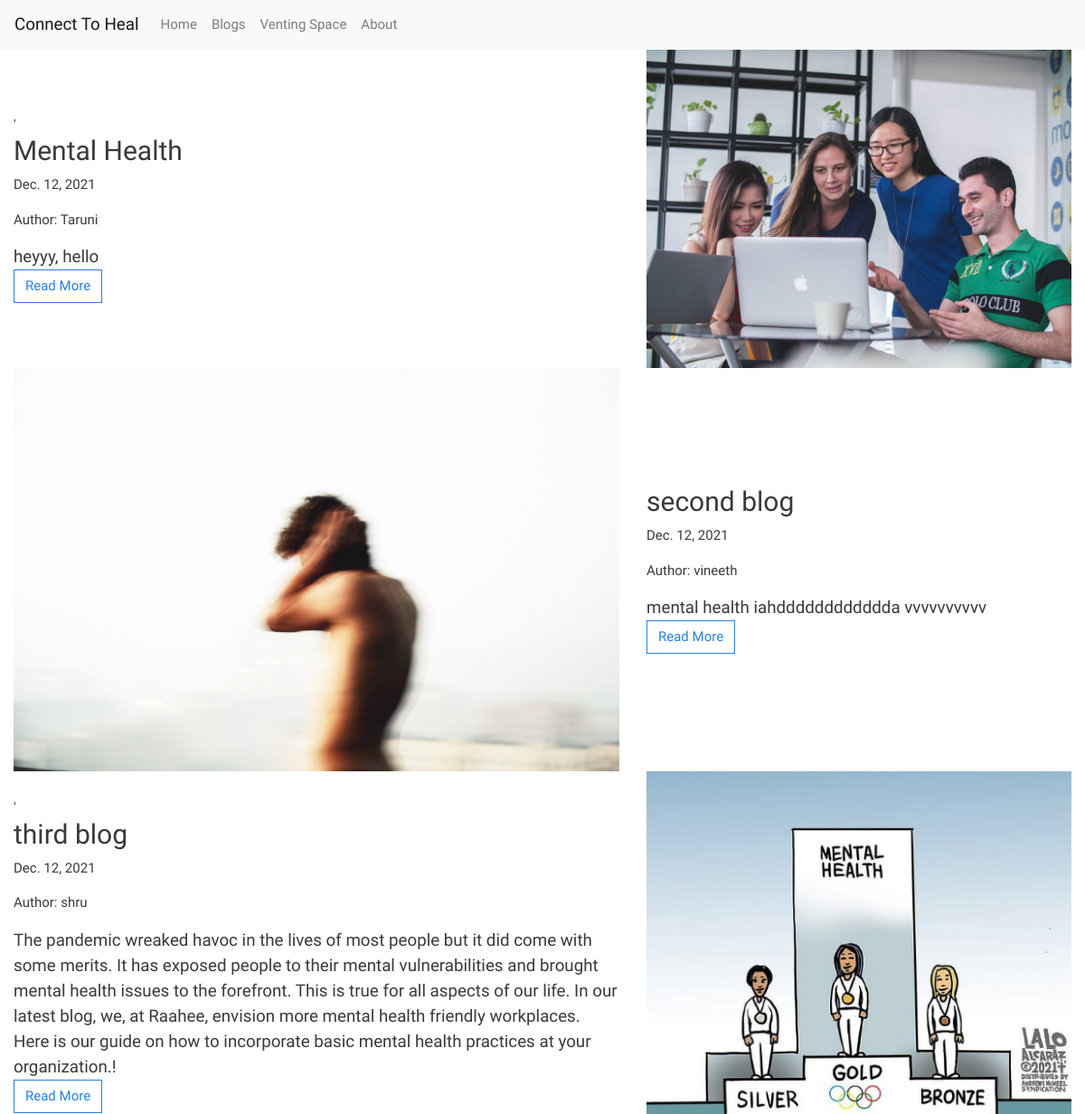
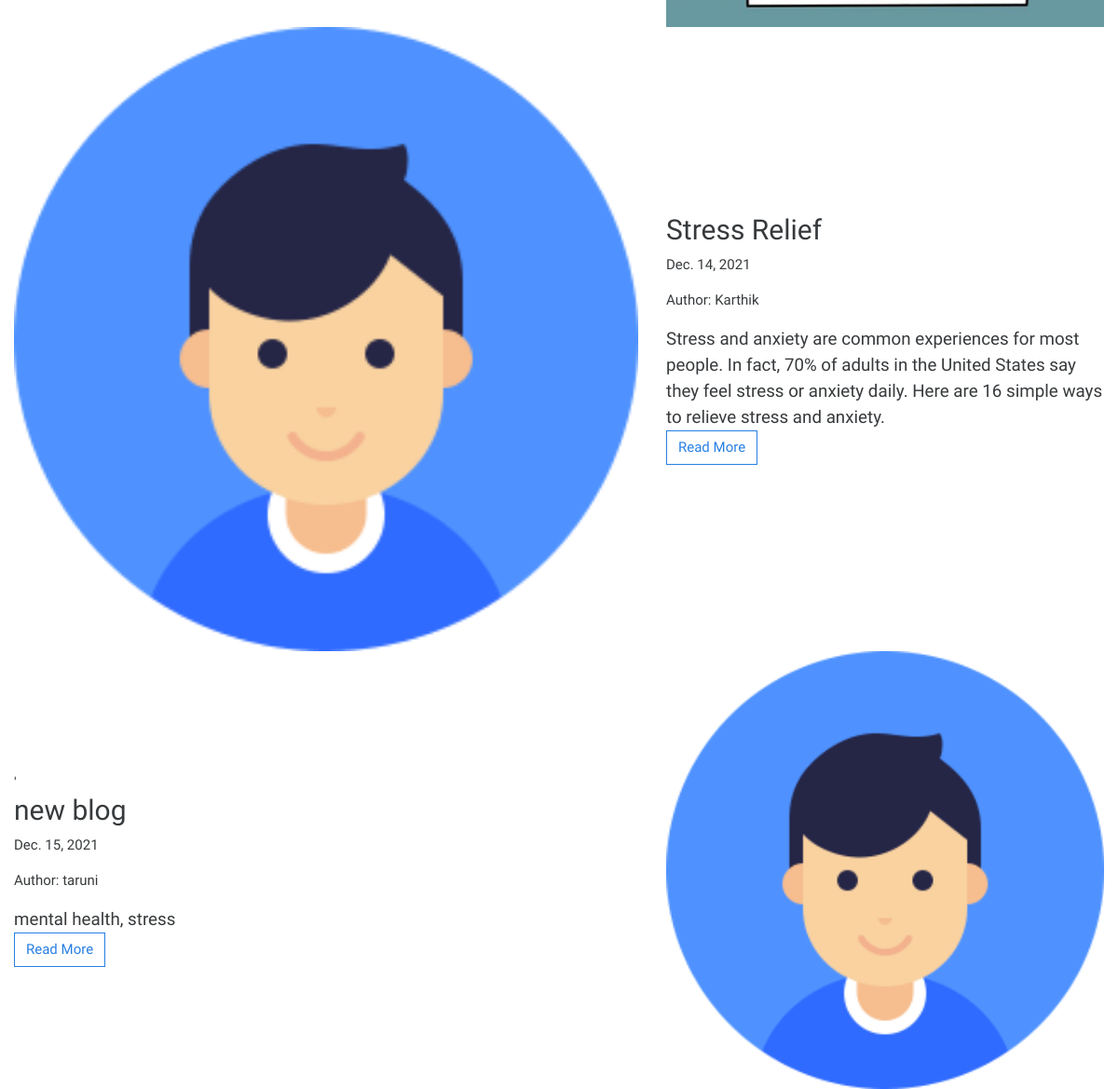
The app's page /blogs/ with its own data (2 pictures, top to bottom).
### connectToHeal/models.py (models this page shows, shortened)
class Blog(models.Model):
    title = models.CharField(max_length = 255)
    author = models.CharField(max_length = 150)
    date_published = models.DateField('date published');
    blog = models.TextField(default = "")
    cover = models.ImageField(default = 'default.jpg', upload_to = 'blogCovers')
    link = models.URLField(default = "", max_length = 200)

### connectToHeal/views.py (the view)
# urls.py: path('blogs/', views.viewBlogs, name = "blogs"),
def viewBlogs(request):
    blogs = Blog.objects.all()
    return render(request, "connectToHeal/viewBlogs.html", {'blogs': blogs})

### connectToHeal/templates/connectToHeal/viewBlogs.html
{% extends "connectToHeal/base.html" %}
{% load static %}
{% block content%}
{% for blog in blogs %}
            <div class="container-fluid">
            <div class="row">
                {% if forloop.counter|divisibleby:2 %}
                    <img class="col-7" src="{{ blog.cover.url }}"/>
                    <div class="col-5 justify-content-center align-self-center">
                        <h2>{{ blog.title }}</h2>
                        <p> {{ blog.date_published }} </p>
                        <p> Author: {{ blog.author }} </p>
                        <p class="lead mb-0">{{ blog.blog }}</p>
                        <a class = "btn btn-outline-primary" href = "{{blog.link}}">Read More </a>
                    </div>
                {% else %}
                <div class="col-7 justify-content-center align-self-center">'
                    <h2>{{ blog.title }}</h2>
                    <p> {{ blog.date_published }} </p>
                    <p> Author: {{ blog.author }} </p>
                    <p class="lead mb-0">{{ blog.blog }}</p>
                    <a class = "btn btn-outline-primary" href = "{{blog.link}}">Read More </a>
                </div>
                <img class="col-5" src="{{ blog.cover.url }}"/>
                {% endif %}
            </div>
        </div>
        {% endfor %}
{% endblock %}

### records on screen
Blog: title "Mental Health", date_published "Dec. 12, 2021", author "Taruni", blog "heyyy, hello", cover (picture)
Blog: cover (picture), title "second blog", date_published "Dec. 12, 2021", author "vineeth", blog "mental health iahdddddddddddda vvvvvvvvvv"
Blog: title "third blog", date_published "Dec. 12, 2021", author "shru", blog "The pandemic wreaked havoc in the lives of most people but it did come with some merits. It has exposed people to their mental vulnerabilities and brought mental health issues to the forefront. This is true for all aspects of our life. In our latest blog, we, at Raahee, envision more mental health friendly workplaces. Here is our guide on how to incorporate basic mental health practices at your organization.!", cover (picture)
Blog: cover (placeholder picture), title "Stress Relief", date_published "Dec. 14, 2021", author "Karthik", blog "Stress and anxiety are common experiences for most people. In fact, 70% of adults in the United States say they feel stress or anxiety daily. Here are 16 simple ways to relieve stress and anxiety."
Blog: title "new blog", date_published "Dec. 15, 2021", author "taruni", blog "mental health, stress", cover (placeholder picture)
